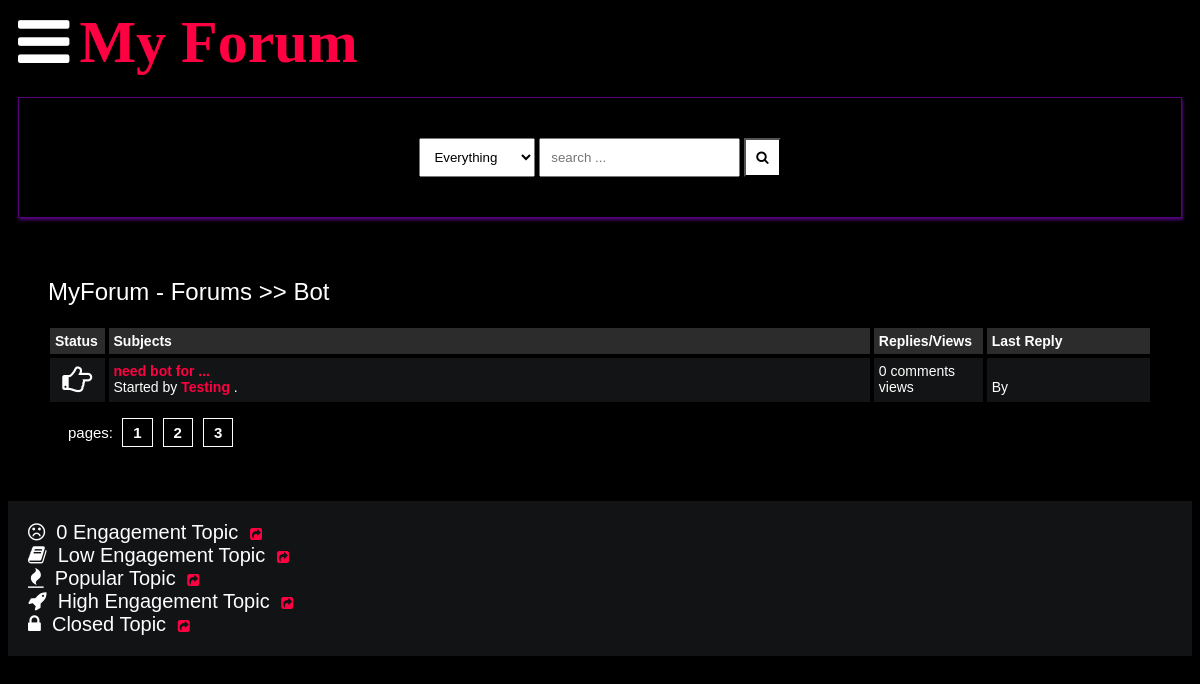
The app's page /posts/bot/, older data.
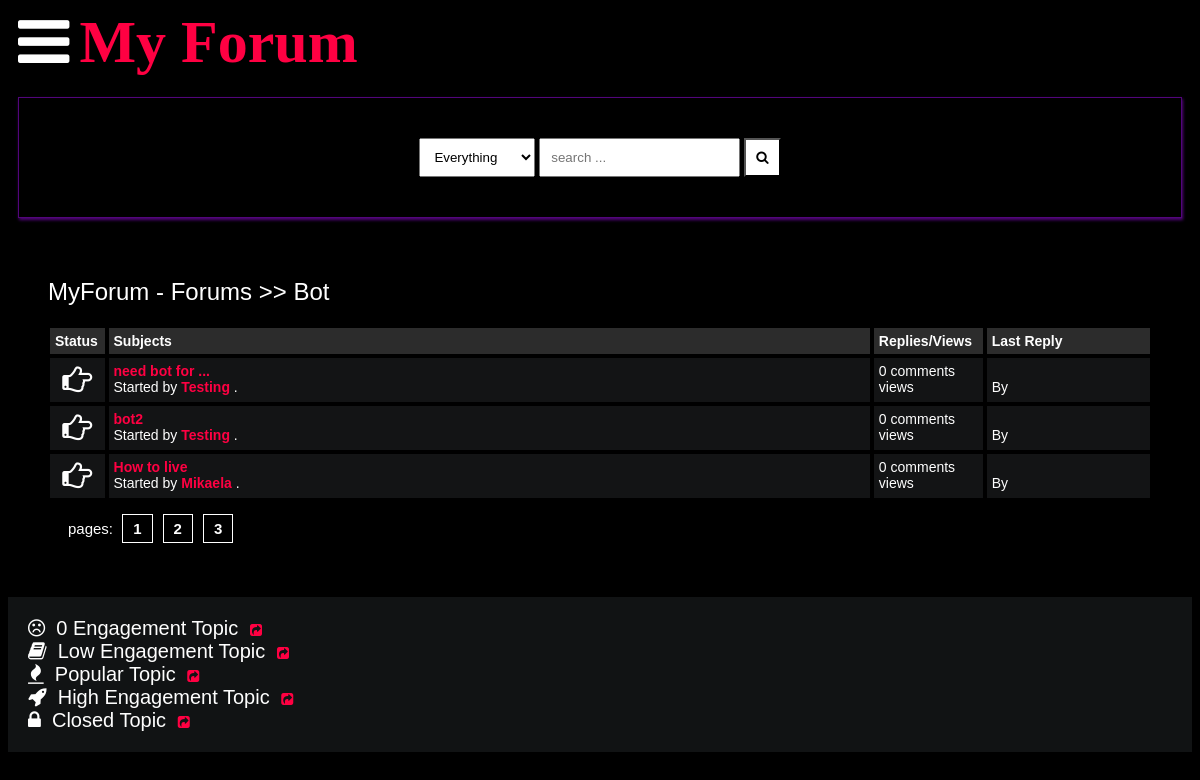
The same page, newer data.
### main/models.py (models this page shows, shortened)
class Category(models.Model):
    title = models.CharField(max_length=50)
    slug = models.SlugField(max_length=400, unique=True, blank=True)
    description = models.TextField(default="description")
    class Meta:
        verbose_name_plural = "categories"
    def get_url(self):
        return reverse("posts", kwargs={
            "slug":self.slug
        })

class Post(models.Model):
    title = models.CharField(max_length=400)
    slug = models.SlugField(max_length=400, unique=True, blank=True)
    user = models.ForeignKey(Author, on_delete=models.CASCADE)
    content = HTMLField()
    categories = models.ManyToManyField(Category)
    date = models.DateTimeField(auto_now_add=True)
    approved = models.BooleanField(default=True)
    hit_count_generic = GenericRelation(HitCount, object_id_field='object_pk',
        related_query_name='hit_count_generic_relation'
    )
    tags = TaggableManager()
    comments = models.ManyToManyField(Comment, blank=True)
    def get_url(self):
        return reverse("detail", kwargs={
            "slug":self.slug
        })
    @property
    def num_comments(self):
        return self.comments.count()
    @property
    def last_reply(self):
        return self.comments.latest("date")

class Author(models.Model):
    user = models.ForeignKey(User, on_delete=models.CASCADE)
    fullname = models.CharField(max_length=40, blank=True)
    slug = slug = models.SlugField(max_length=400, unique=True, blank=True)
    bio = HTMLField()
    points = models.IntegerField(default=0)
    profile_pic = ResizedImageField(size=[50, 80], quality=100, upload_to="authors", default=None, null=True, blank=False)

### main/views.py (the view)
# urls.py: path("posts/<slug>/", posts, name="posts"),
def posts(request, slug):
    category = get_object_or_404(Category, slug=slug)
    posts = Post.objects.filter(approved=True, categories=category)
    context = {
        "posts":posts,
        "forum": category,
    }
    return render(request, "posts.html", context)

### templates/posts.html (shortened to what this page needs)
{% extends 'base.html' %}
{% load hitcount_tags %}
{% block content %}
    <div class="container">
        <div class="navigate">
            <span><a href="{% url 'home' %}">MyForum - Forums</a> >> <a href="{{forum.get_url}}">{{forum.title}}</a></span>
        </div>
        <div class="posts-table">
            <div class="table-head">
                <div class="status">Status</div>
                <div class="subjects">Subjects</div>
                <div class="replies">Replies/Views</div>
                <div class="last-reply">Last Reply</div>
            </div>
            {% for post in posts %}
            <div class="table-row">
                <div class="status"><i class="fa fa-hand-o-right"></i></div>
                <div class="subjects">
                    <a href="{{post.get_url}}">{{post.title}}</a>
                    <br>
                    <span>Started by <b><a href="">{{post.user.fullname|title}}</a></b> .</span>
                </div>
                <div class="replies">
                    {{post.num_comments}} comments <br> {% get_hit_count for post %} views
                </div>
                <div class="last-reply">
                    <br>By <b><a href="">{{post.last_reply.user.fullname|title}}</a></b>
                </div>
            </div>
            {% endfor %}
        </div>
            <div class="pagination">
                pages: <a href="">1</a><a href="">2</a><a href="">3</a>
            </div>
    </div>
    <div class="note">
        <span><i class="fa fa-frown-o"></i>&nbsp; 0 Engagement Topic</span>&nbsp;&nbsp;&nbsp;<a href=""><i class="fa fa-share-square"></i></a><br>
        <span><i class="fa fa-book"></i>&nbsp; Low Engagement Topic</span>&nbsp;&nbsp;&nbsp;<a href=""><i class="fa fa-share-square"></i></a><br>
        <span><i class="fa fa-fire"></i>&nbsp; Popular Topic</span>&nbsp;&nbsp;&nbsp;<a href=""><i class="fa fa-share-square"></i></a><br>
        <span><i class="fa fa-rocket"></i>&nbsp; High Engagement Topic</span>&nbsp;&nbsp;&nbsp;<a href=""><i class="fa fa-share-square"></i></a><br>
        <span><i class="fa fa-lock"></i>&nbsp; Closed Topic</span>&nbsp;&nbsp;&nbsp;<a href=""><i class="fa fa-share-square"></i></a><br>
    </div>
{% endblock content %}

### templates/base.html (shortened to what this page needs)
{% load static %}
<!DOCTYPE html>
<html lang="en">
<head>
    <link rel="stylesheet" href="{% static 'style.css' %}">
    <link rel="stylesheet" href="https://cdnjs.cloudflare.com/ajax/libs/font-awesome/4.7.0/css/font-awesome.min.css">
</head>
<body>
    <header>
        <div class="navbar">
            <a class="bar-icon" id="iconBar" onclick="hideIconBar()"><i class="fa fa-bars"></i></a>
            <div class="brand"><a href="{% url 'home' %}">My Forum</a></div>
        </div>
        <div class="search-box">
            <div>
                <select name="" id="">
                    <option value="Everything">Everything</option>
                </select>
                <input type="text" name="q" placeholder="search ...">
                <button><i class="fa fa-search"></i></button>
            </div>
        </div>
    </header>
    {% block content %}
    {% endblock content %}
</body>
</html>

### static/style.css (style rules this page uses)
* { box-sizing: border-box; }
html { font-size: 14px; font-family: Arial, Helvetica, sans-serif; background-color:rgb(0,0,0); color:#FEFEFE; }
a { color:#FF0042; font-weight: bolder; text-decoration: none; }
.container { margin: 20px; padding: 20px; }
header { margin-inline: 10px; }
.navbar { display:flex; align-items: center; }
.bar-icon { font-size: 60px; display: inline-block; margin-right:10px; color: #fff; cursor: pointer; }
.brand { font-size:60px; display: inline-block; font-family:aquire; }
.search-box { border: solid 1px #52057b; margin-top: 20px; padding: 40px; display:flex; justify-content: center; box-shadow:1px 2px 3px #52057b; }
.search-box select { padding: 10px; }
.search-box input { padding: 10px; }
.search-box button { padding: 10px; background-color:#fff; color:#000000; }
.table-head { display: flex; }
.table-head div { padding: 5px; margin: 2px; background-color: #2C2C2C; font-weight: bold; }
.table-head .status { flex: 5%; }
.table-head .subjects { flex: 70%; }
.table-head .replies { flex: 10%; }
.table-head .last-reply { flex: 15%; }
.table-row { display: flex; }
.table-row .status, .table-row .subjects, .table-row .replies, .table-row .last-reply { padding: 5px; margin: 2px; background-color: #131415; }
.table-row .status { flex: 5%; font-size: 30px; text-align: center; }
.table-row .subjects { flex: 70%; }
.table-row .replies { flex: 10%; }
.table-row .last-reply { flex: 15%; }
.navigate { margin-block: 20px; font-weight: lighter; font-size: 24px; }
.navigate a { color: #fff; }
.pagination { padding: 20px; font-size: 15px; }
.pagination a { color: #fff; margin-inline: 5px; padding: 5px 10px; border: solid 0.5px #fff; }
.note { background-color:#111314; padding: 20px; display: block; }
.note span { font-size: 20px; margin-block: 5px; }

Row changes from the older to the newer data that the page shows:
added Post: title "bot2", user.fullname "Testing", num_comments "0"
added Post: title "How to live", user.fullname "Mikaela", num_comments "0"
